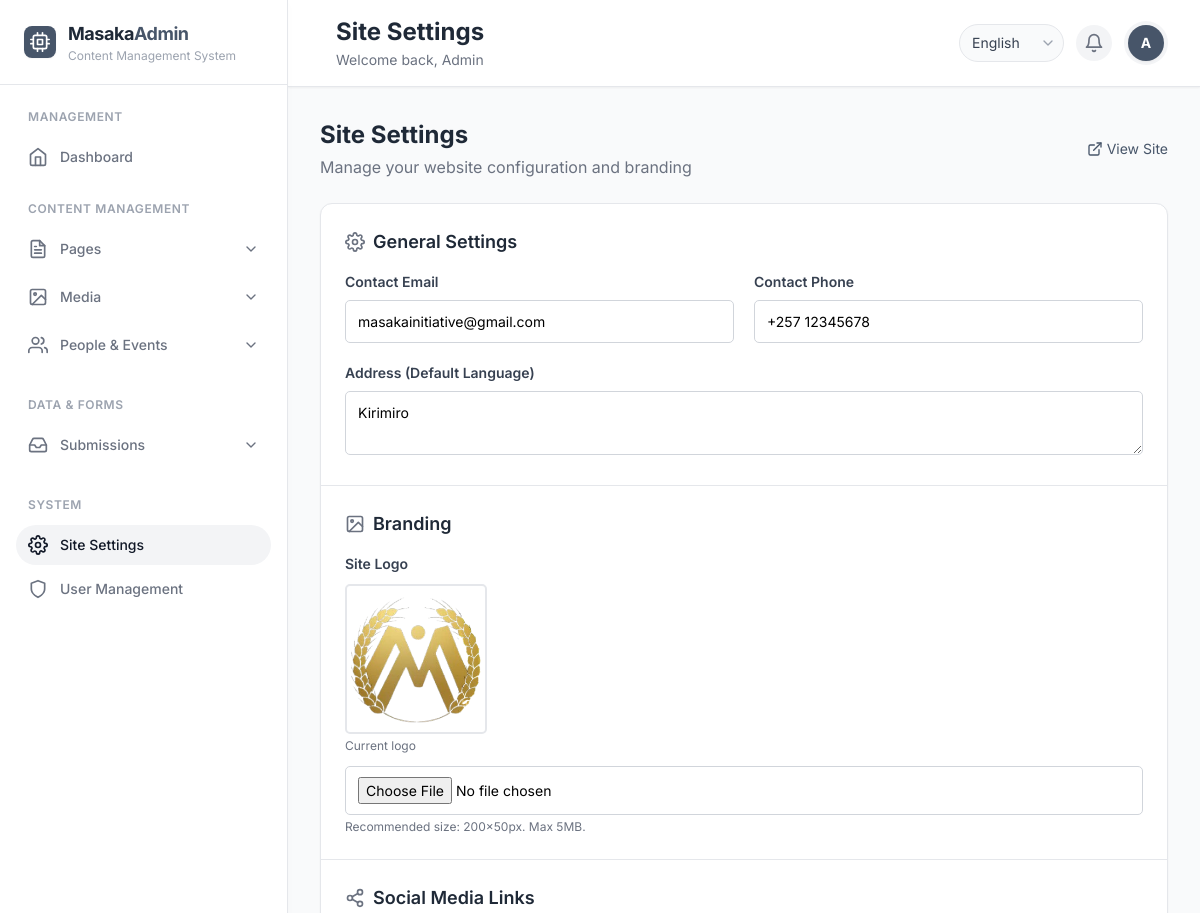
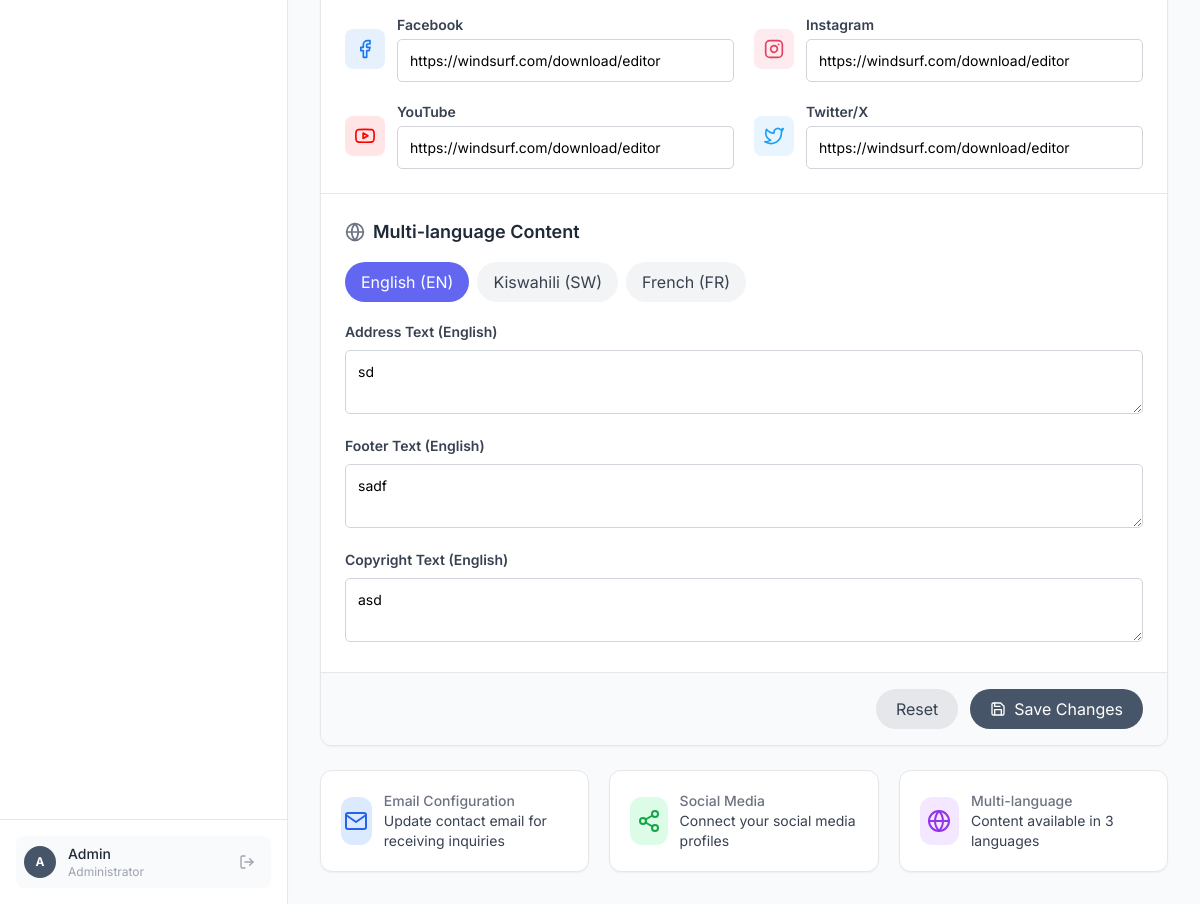
Screenshot of /admin/settings.php (signed in) with the database file from the repository (2 pictures, top to bottom).
### tables this page shows
CREATE TABLE `settings` (
  `id` int(11) NOT NULL DEFAULT 1,
  `email` varchar(255) DEFAULT NULL,
  `phone` varchar(50) DEFAULT NULL,
  `address` text DEFAULT NULL,
  `facebook_link` varchar(255) DEFAULT NULL,
  `instagram_link` varchar(255) DEFAULT NULL,
  `youtube_link` varchar(255) DEFAULT NULL,
  `twitter_link` varchar(255) DEFAULT NULL,
  `logo_url` varchar(255) DEFAULT NULL,
  `created_at` timestamp NOT NULL DEFAULT current_timestamp(),
  `updated_at` timestamp NOT NULL DEFAULT current_timestamp() ON UPDATE current_timestamp()
);

CREATE TABLE `languages` (
  `id` int(11) NOT NULL,
  `code` varchar(2) NOT NULL,
  `name` varchar(50) NOT NULL,
  `is_default` tinyint(1) DEFAULT 0,
  `is_active` tinyint(1) DEFAULT 1,
  `created_at` timestamp NOT NULL DEFAULT current_timestamp()
);

CREATE TABLE `settings_translations` (
  `id` int(11) NOT NULL,
  `language_id` int(11) NOT NULL,
  `address_text` text DEFAULT NULL,
  `footer_text` text DEFAULT NULL,
  `copyright_text` varchar(255) DEFAULT NULL
);

### admin/settings.php (the view, shortened to what this page needs)
<?php
require_once __DIR__ . '/../API/config.php';
$languages_query = $conn->query("SELECT id, code, name FROM languages WHERE is_active = 1");
$langs = [];
if ($languages_query) {
    while ($lang = $languages_query->fetch_assoc()) {
        $langs[$lang['id']] = $lang;
    }
}
$settings = $conn->query("SELECT * FROM settings LIMIT 1");
$settingsData = $settings->num_rows > 0 ? $settings->fetch_assoc() : null;
$translations = [];
if ($settingsData) {
    $transQuery = $conn->query("SELECT * FROM settings_translations");
    while ($trans = $transQuery->fetch_assoc()) {
        $translations[$trans['language_id']] = $trans;
    }
}
?>
<div class="space-y-6">
    <div class="flex items-center justify-between">
        <div>
            <h2 class="text-2xl font-bold text-gray-800">Site Settings</h2>
            <p class="text-gray-500 mt-1">Manage your website configuration and branding</p>
        </div>
        <div class="flex gap-2">
            <a href="../index.php" target="_blank" class="text-primary-600 hover:text-primary-700 text-sm flex items-center gap-1">
                <i data-feather="external-link" class="w-4 h-4"></i> View Site
            </a>
        </div>
    </div>
    <div class="bg-white rounded-xl border border-gray-200 shadow-sm overflow-hidden">
        <form method="POST" enctype="multipart/form-data" id="settingsForm">
            <div class="p-6 border-b border-gray-200">
                <h3 class="text-lg font-semibold text-gray-800 mb-4 flex items-center gap-2">
                    <i data-feather="settings" class="w-5 h-5 text-gray-500"></i>
                    General Settings
                </h3>
                <div class="grid grid-cols-1 md:grid-cols-2 gap-5">
                    <div>
                        <label class="block text-sm font-semibold text-gray-700 mb-2">Contact Email</label>
                        <input type="email" name="email" class="form-input"
                            value="<?php echo $settingsData ? htmlspecialchars($settingsData['email']) : ''; ?>"
                            placeholder="admin@example.com">
                    </div>
                    <div>
                        <label class="block text-sm font-semibold text-gray-700 mb-2">Contact Phone</label>
                        <input type="text" name="phone" class="form-input"
                            value="<?php echo $settingsData ? htmlspecialchars($settingsData['phone']) : ''; ?>"
                            placeholder="+1 234 567 8900">
                    </div>
                </div>
                <div class="mt-5">
                    <label class="block text-sm font-semibold text-gray-700 mb-2">Address (Default Language)</label>
                    <textarea name="address" class="form-textarea" rows="2"
                        placeholder="Your organization address..."><?php echo $settingsData ? htmlspecialchars($settingsData['address']) : ''; ?></textarea>
                </div>
            </div>
            <div class="p-6 border-b border-gray-200">
                <h3 class="text-lg font-semibold text-gray-800 mb-4 flex items-center gap-2">
                    <i data-feather="image" class="w-5 h-5 text-gray-500"></i>
                    Branding
                </h3>
                <div>
                    <label class="block text-sm font-semibold text-gray-700 mb-2">Site Logo</label>
                    <?php if ($settingsData && $settingsData['logo_url'] && file_exists('../' . $settingsData['logo_url'])): ?>
                        <div class="mb-3">
                            <img src="../<?php echo htmlspecialchars($settingsData['logo_url']); ?>?v=<?php echo time(); ?>" alt="Current Logo" class="image-preview">
                            <p class="text-xs text-gray-500 mt-1">Current logo</p>
                        </div>
                    <?php endif; ?>
                    <input type="file" name="logo" class="form-input p-2" accept="image/*">
                    <p class="text-xs text-gray-500 mt-1">Recommended size: 200x50px. Max 5MB.</p>
                </div>
            </div>
            <div class="p-6 border-b border-gray-200">
                <h3 class="text-lg font-semibold text-gray-800 mb-4 flex items-center gap-2">
                    <i data-feather="share-2" class="w-5 h-5 text-gray-500"></i>
                    Social Media Links
                </h3>
                <div class="grid grid-cols-1 md:grid-cols-2 gap-5">
                    <div class="flex items-center gap-3">
                        <div class="w-10 h-10 bg-[#1877f2] bg-opacity-10 rounded-lg flex items-center justify-center">
                            <i data-feather="facebook" class="w-5 h-5 text-[#1877f2]"></i>
                        </div>
                        <div class="flex-1">
                            <label class="block text-sm font-semibold text-gray-700 mb-1">Facebook</label>
                            <input type="url" name="facebook_link" class="form-input"
                                value="<?php echo $settingsData ? htmlspecialchars($settingsData['facebook_link']) : ''; ?>"
                                placeholder="https://facebook.com/yourpage">
                        </div>
                    </div>
                    <div class="flex items-center gap-3">
                        <div class="w-10 h-10 bg-[#e4405f] bg-opacity-10 rounded-lg flex items-center justify-center">
                            <i data-feather="instagram" class="w-5 h-5 text-[#e4405f]"></i>
                        </div>
                        <div class="flex-1">
                            <label class="block text-sm font-semibold text-gray-700 mb-1">Instagram</label>
                            <input type="url" name="instagram_link" class="form-input"
                                value="<?php echo $settingsData ? htmlspecialchars($settingsData['instagram_link']) : ''; ?>"
                                placeholder="https://instagram.com/yourpage">
                        </div>
                    </div>
                    <div class="flex items-center gap-3">
                        <div class="w-10 h-10 bg-[#ff0000] bg-opacity-10 rounded-lg flex items-center justify-center">
                            <i data-feather="youtube" class="w-5 h-5 text-[#ff0000]"></i>
                        </div>
                        <div class="flex-1">
                            <label class="block text-sm font-semibold text-gray-700 mb-1">YouTube</label>
                            <input type="url" name="youtube_link" class="form-input"
                                value="<?php echo $settingsData ? htmlspecialchars($settingsData['youtube_link']) : ''; ?>"
                                placeholder="https://youtube.com/c/yourchannel">
                        </div>
                    </div>
                    <div class="flex items-center gap-3">
                        <div class="w-10 h-10 bg-[#1da1f2] bg-opacity-10 rounded-lg flex items-center justify-center">
                            <i data-feather="twitter" class="w-5 h-5 text-[#1da1f2]"></i>
                        </div>
                        <div class="flex-1">
                            <label class="block text-sm font-semibold text-gray-700 mb-1">Twitter/X</label>
                            <input type="url" name="twitter_link" class="form-input"
                                value="<?php echo $settingsData ? htmlspecialchars($settingsData['twitter_link']) : ''; ?>"
                                placeholder="https://twitter.com/yourprofile">
                        </div>
                    </div>
                </div>
            </div>
            <div class="p-6">
                <h3 class="text-lg font-semibold text-gray-800 mb-4 flex items-center gap-2">
                    <i data-feather="globe" class="w-5 h-5 text-gray-500"></i>
                    Multi-language Content
                </h3>
                <div class="flex flex-wrap gap-2 mb-5">
                    <?php foreach ($langs as $langId => $lang): ?>
                        <button type="button" onclick="switchLanguage(<?php echo $langId; ?>)"
                            class="language-tab <?php echo $langId == 1 ? 'language-tab-active' : 'language-tab-inactive'; ?> rounded-full"
                            id="tab_<?php echo $langId; ?>">
                            <?php echo htmlspecialchars($lang['name']); ?> (<?php echo strtoupper($lang['code']); ?>)
                        </button>
                    <?php endforeach; ?>
                </div>
                <?php foreach ($langs as $langId => $lang): ?>
                    <div id="content_<?php echo $langId; ?>" class="language-content <?php echo $langId == 1 ? 'active' : ''; ?>">
                        <div class="space-y-4">
                            <div>
                                <label class="block text-sm font-semibold text-gray-700 mb-2">Address Text (<?php echo htmlspecialchars($lang['name']); ?>)</label>
                                <textarea name="address_text[<?php echo $langId; ?>]" class="form-textarea" rows="2"
                                    placeholder="Address in <?php echo htmlspecialchars($lang['name']); ?>..."><?php
                                                                                                                echo isset($translations[$langId]) ? htmlspecialchars($translations[$langId]['address_text']) : '';
                                                                                                                ?></textarea>
                            </div>
                            <div>
                                <label class="block text-sm font-semibold text-gray-700 mb-2">Footer Text (<?php echo htmlspecialchars($lang['name']); ?>)</label>
                                <textarea name="footer_text[<?php echo $langId; ?>]" class="form-textarea" rows="2"
                                    placeholder="Footer text in <?php echo htmlspecialchars($lang['name']); ?>..."><?php
                                                                                                                    echo isset($translations[$langId]) ? htmlspecialchars($translations[$langId]['footer_text']) : '';
                                                                                                                    ?></textarea>
                            </div>
                            <div>
                                <label class="block text-sm font-semibold text-gray-700 mb-2">Copyright Text (<?php echo htmlspecialchars($lang['name']); ?>)</label>
                                <textarea name="copyright_text[<?php echo $langId; ?>]" class="form-textarea" rows="2"
                                    placeholder="Copyright text in <?php echo htmlspecialchars($lang['name']); ?>..."><?php
                                                                                                                        echo isset($translations[$langId]) ? htmlspecialchars($translations[$langId]['copyright_text']) : '';
                                                                                                                        ?></textarea>
                            </div>
                        </div>
                    </div>
                <?php endforeach; ?>
            </div>
            <div class="px-6 py-4 bg-gray-50 border-t border-gray-200 flex justify-end gap-3">
                <button type="reset" class="px-5 py-2 bg-gray-200 text-gray-700 rounded-full hover:bg-gray-300 transition-colors">
                    Reset
                </button>
                <button type="submit" class="px-5 py-2 bg-primary-600 text-white rounded-full hover:bg-primary-700 transition-colors flex items-center gap-2">
                    <i data-feather="save" class="w-4 h-4"></i>
                    Save Changes
                </button>
            </div>
        </form>
    </div>
    <div class="grid grid-cols-1 md:grid-cols-3 gap-5">
        <div class="bg-white rounded-xl border border-gray-200 shadow-sm p-5 section-card">
            <div class="flex items-center gap-3">
                <div class="w-12 h-12 bg-blue-100 rounded-xl flex items-center justify-center">
                    <i data-feather="mail" class="w-6 h-6 text-blue-600"></i>
                </div>
                <div>
                    <p class="text-sm font-medium text-gray-500">Email Configuration</p>
                    <p class="text-sm text-gray-700">Update contact email for receiving inquiries</p>
                </div>
            </div>
        </div>
        <div class="bg-white rounded-xl border border-gray-200 shadow-sm p-5 section-card">
            <div class="flex items-center gap-3">
                <div class="w-12 h-12 bg-green-100 rounded-xl flex items-center justify-center">
                    <i data-feather="share-2" class="w-6 h-6 text-green-600"></i>
                </div>
                <div>
                    <p class="text-sm font-medium text-gray-500">Social Media</p>
                    <p class="text-sm text-gray-700">Connect your social media profiles</p>
                </div>
            </div>
        </div>
        <div class="bg-white rounded-xl border border-gray-200 shadow-sm p-5 section-card">
            <div class="flex items-center gap-3">
                <div class="w-12 h-12 bg-purple-100 rounded-xl flex items-center justify-center">
                    <i data-feather="globe" class="w-6 h-6 text-purple-600"></i>
                </div>
                <div>
                    <p class="text-sm font-medium text-gray-500">Multi-language</p>
                    <p class="text-sm text-gray-700">Content available in <?php echo count($langs); ?> languages</p>
                </div>
            </div>
        </div>
    </div>
</div>
<?php
require_once __DIR__ . '/layout.php';
?>

### admin/settings.php (style rules this page uses)
.form-input { width: 100%; padding: 10px 12px; border: 1px solid #d1d5db; border-radius: 5px; font-size: 14px; transition: all 0.2s; }
.form-textarea { width: 100%; padding: 10px 12px; border: 1px solid #d1d5db; border-radius: 5px; font-size: 14px; resize: vertical; transition: all 0.2s; }
.section-card { transition: all 0.3s; }
.image-preview { max-width: 150px; max-height: 150px; margin-top: 10px; border-radius: 5px; border: 2px solid #e5e7eb; padding: 4px; object-fit: contain; }
.language-tab { cursor: pointer; padding: 8px 16px; transition: all 0.2s; }
.language-tab-active { background-color: #6366f1; color: white; }
.language-tab-inactive { background-color: #f3f4f6; color: #374151; }
.language-content { display: none; }
.language-content.active { display: block; animation: fadeIn 0.3s ease-out; }

### rows the page displays
settings: email "masakainitiative@gmail.com", phone "+257 12345678", address "Kirimiro", logo_url (picture), facebook_link "https://windsurf.com/download/editor", instagram_link "https://windsurf.com/download/editor", youtube_link "https://windsurf.com/download/editor", twitter_link "https://windsurf.com/download/editor"
languages: name "English", code "EN", name.address_text "sd", name.footer_text "sadf", name.copyright_text "asd"
languages: name "Kiswahili", code "SW"
languages: name "French", code "FR"

### other values shown
substr(htmlspecialchars($_SESSION['user_name']), 0, 1) "A"
$_SESSION['user_name'] "Admin"
$pageTitle "Site Settings"
count($langs) "3"
form field value "English"
